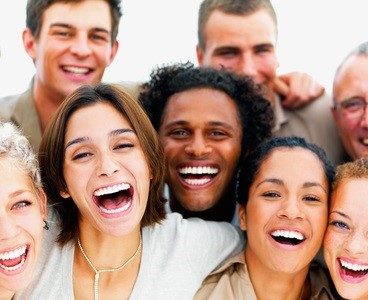
#> input picture Pose/faces.jpg, 368 x 300 px
$ python main_face.py
#> lines starting #> are read from the running program, lines starting #| are printed output that depends on the picture; after the words box and inside, x2 and y2 are one past the last pixel; in counts of white or black regions, pixels touching at a corner belong together
import cv2
import numpy as np

face_model = cv2.CascadeClassifier('haarcascade_frontalface_default.xml')

img = cv2.imread('faces.jpg')
#> img is the input picture: shape (300, 368, 3); mean B, G, R 134.3, 149.9, 184.9

# Genellikle gri tonlama kullanılır yüz işlemlerinde

gray = cv2.cvtColor(img, cv2.COLOR_BGR2GRAY)
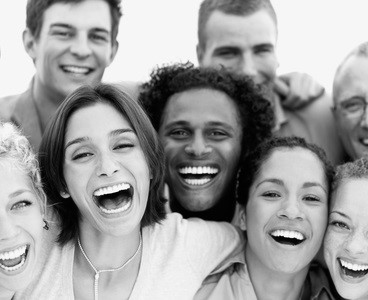
#> gray: shape (300, 368); min 0, max 255, mean 158.6

detected_faces = face_model.detectMultiScale(gray, 1.1, 4) # Her tarama penceresinde yüzde 10 atırıyoruz (1.1)
#> detected_faces = [[210, 22, 78, 78], [35, 4, 82, 82], [147, 93, 101, 101], [238, 155, 105, 105], [49, 106, 114, 114]]
# Dört minimum komşu sayısı, 1-5 arasındadır, ne kadar büyükse o kadar hassas

# Yüzleri kareler ile çizeceğiz

for (x,y, w, h) in detected_faces:

    cv2.rectangle(img, (x, y), (x+w, y+h), (150, 255, 0), 1) # Sol üst köşe ve sağ alt köşe
#> this loop made 5 passes
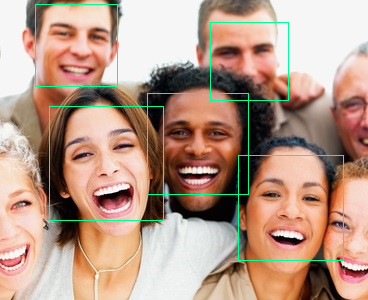
#> img: shape (300, 368, 3); 1.73% of pixels changed, all inside (x1, y1, x2, y2) = (35, 4, 344, 261)

cv2.imshow('Face Detection', img)
cv2.waitKey(0)
